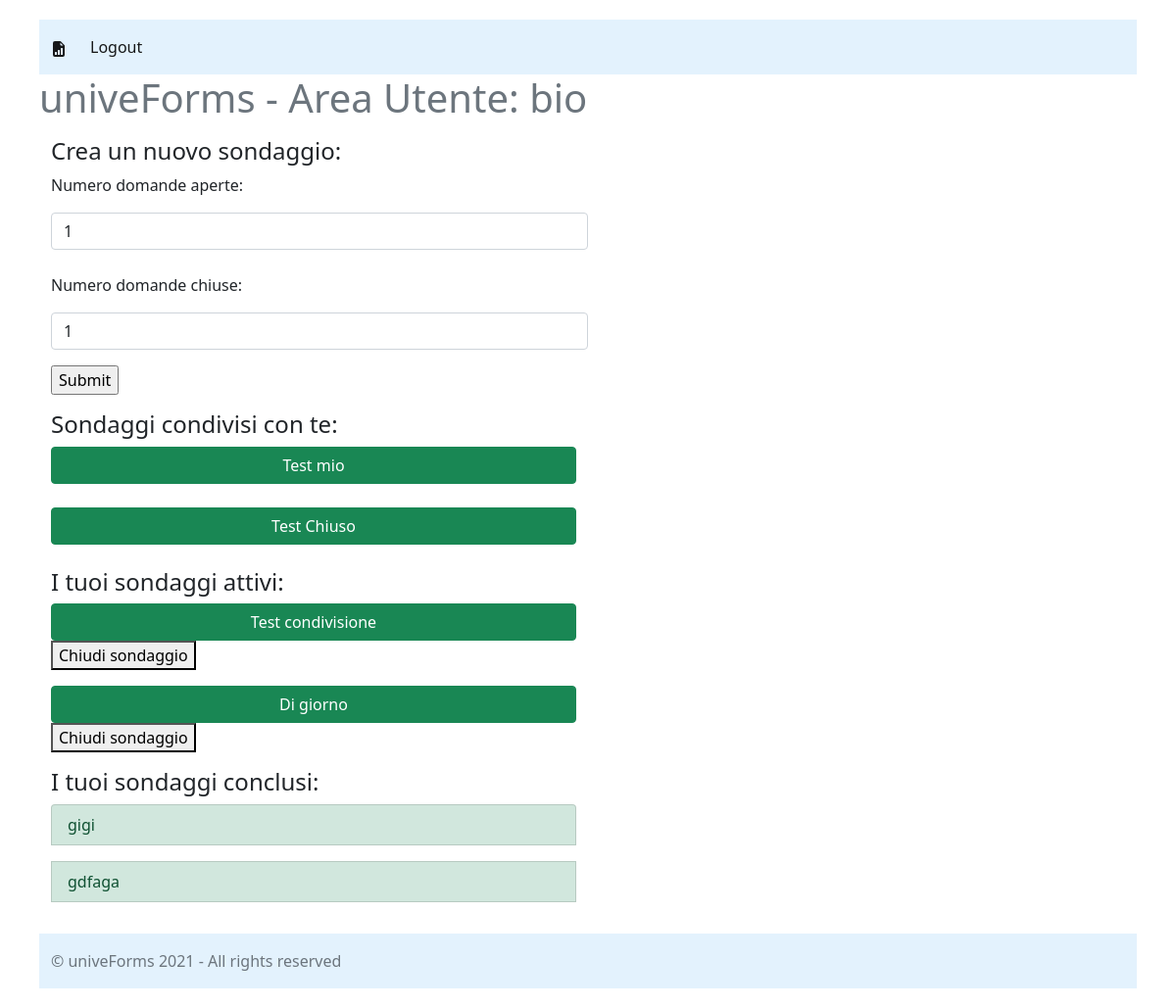
The app's page /private (signed in) with its own data.
### gendb.py (models this page shows, shortened)
class User(Base, UserMixin):
    __tablename__ = 'Users'
    id = Column(Integer, primary_key=True)
    fullname = Column(String)
    email = Column(String, primary_key=True)
    password = Column(String, nullable=False)
    role = Column(String, nullable=False)       #due ruoli possibili base - administrator

class Survey(Base):
    __tablename__ = 'Surveys'
    id = Column(String, primary_key=True)
    title = Column(String, nullable=False)
    user_id = Column(String, ForeignKey(User.id), nullable=False)
    isactive = Column(Boolean, nullable=False)
    maker = relationship(User, back_populates='published_surveys') #qui viene sfruttata la Foreign Key
    recipients = relationship(User, secondary=recipients_shared_surveys, back_populates='shared_surveys')
    respondents = relationship(User, secondary=users_surveys, back_populates='completed_surveys')

### main.py (the view)
@app.route('/private')
@login_required #richiede autenticazione
def private():
    Session = sessionmaker(bind=engine) #creazione della factory
    session = Session()
    active_surveys = session.query(Survey).filter_by(user_id=current_user.id).filter_by(isactive=True)
    surveys_concluded = session.query(Survey).filter_by(user_id=current_user.id).filter_by(isactive=False)
    shared_surveys = session.query(Survey).filter(Survey.recipients.any(id=current_user.id)).all()
    session.commit()
    resp = make_response(render_template('UserPage.html',fullname=current_user.fullname, active_surveys=active_surveys,
                                         surveys_concluded=surveys_concluded, shared_surveys=shared_surveys))
    return resp

### main.py (called while the page is built)
@login_manager.user_loader #attenzione a questo
def load_user(user_id):
    Session = sessionmaker(bind=engine) #creazione della factory
    session = Session()
    user = session.query(User).filter_by(id=user_id).one()
    return user

### templates/UserPage.html (shortened to what this page needs)
<!DOCTYPE html>
<html lang="it">
<head>
    <link href="https://cdn.jsdelivr.net/npm/bootstrap@5.1.0/dist/css/bootstrap.min.css" rel="stylesheet"
>
    <link href="../static/sl.css" rel="stylesheet">
</head>
<body>
    <nav class="navbar navbar-expand-lg navbar-light" style="background-color: #e3f2fd;">
        <div class="container-fluid">
            <a class="navbar-brand" href="#">
            </a>
            <div class="collapse navbar-collapse" id="navbarNav">
                <ul class="navbar-nav">
                    <li class="nav-item">
                        <a class="nav-link active" aria-current="page" href="logout">Logout</a>
                    </li>
                </ul>
            </div>
        </div>
    </nav>
    <h1 class="text-muted">univeForms - Area Utente: {{fullname}} </h1>
    <div class="container">
        <div class="jumbotron col-lg-6">
            <h4>Crea un nuovo sondaggio:</h4>
            <form action="newsurvey_page" method='POST'>
                <p>Numero domande aperte:</p>
                <input type="number" name="Num_Open_Q" id="inputName" class="form-control" value="1" required autofocus>
                <br>
                <p>Numero domande chiuse:</p>
                <input type="number" name="Num_Multiple_Q" id="inputName" class="form-control" value="1" required
                    autofocus>
                <input type="submit">
            </form>
        </div>
        <div class="row marketing">
            <div class="col-lg-6">
                <h4>Sondaggi condivisi con te:</h4>
                <div class="list-group">
                    {% for s in  shared_surveys %}
                        <a href="/survey_page/{{s.id}}" class="btn btn-success ">{{s.title}}</a>
                        <br>
                    {% endfor %}
                </div>
                <h4>I tuoi sondaggi attivi:</h4>
                <div class="list-group">
                    {% for s in  active_surveys %}
                        <a href="/survey_page/{{s.id}}" class="btn btn-success ">{{s.title}}</a>
                        <form action="/close_survey" method='POST'>
                            <button type="submit" name='id' value="{{s.id}}">Chiudi sondaggio</button>
                        </form>
                    {% endfor %}
                </div>
                <h4>I tuoi sondaggi conclusi:</h4>
                <div class="list-group">
                    {% for s in surveys_concluded %}
                        <a href="/survey_page/{{s.id}}" class="list-group-item list-group-item-action list-group-item-success">{{s.title}}</a>
                    {% endfor %}
                </div>
            </div>
        </div>
    </div>
    <footer class="footer mt-auto py-3" style="background-color: #e3f2fd;">
        <div class="container">
            <span class="text-muted">&copy; univeForms 2021 - All rights reserved</span>
        </div>
    </footer>
</body>
</html>

### static/sl.css (style rules this page uses)
body { padding-left: 40px; padding-bottom: 20px; padding-top: 20px; padding-right: 40px; }

### records on screen
User: fullname "bio"
Survey: title "Test mio"
Survey: title "Test Chiuso"
Survey: title "Test condivisione", {{ s.id }} 5 (drawn)
Survey: title "Di giorno", {{ s.id }} 9 (drawn)
Survey: title "gigi"
Survey: title "gdfaga"
